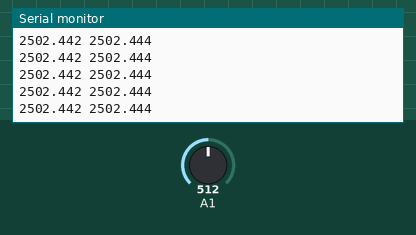
This sketch was run on a simulated Arduino Uno, built with avr-gcc and run on an emulated ATmega328P. On the bench: the last lines printed to the serial monitor. The inputs (shaded band) are chosen by the test bench; at power-on: A1 = 512.

Above: at 1.2 s.
1.3 s: A1 set to 716
At 1.8 s:
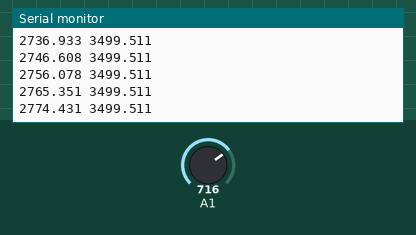
2.8 s: A1 set to 900
At 3.3 s:
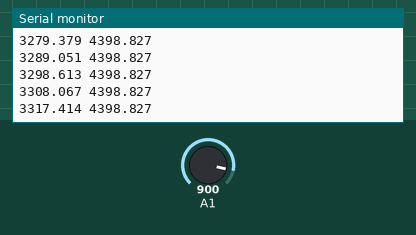
Timing chart, 0 to 5.8 s (numbered marks = the images above; inputs shaded):
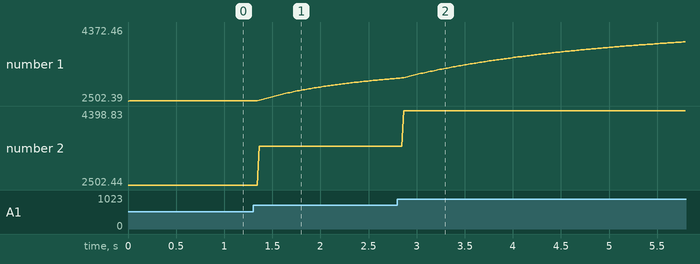

Measured:
- after the input at 1.3 s, the serial monitor: prints a new line after 0.06 s (image 1)
- plotted number 1: 2502.44 → 3072.38 after the input at 1.3 s
- plotted number 2: 2502.44 → 3499.51 after the input at 1.3 s

The sketch:

sketch_jul02a.ino
```cpp
float varVolt = 1.95637657122904E-05;  // variance determined using excel and reading samples of raw sensor data

float varProcess = 1e-9;// need to be checked by estimation;

float Pc = 0.0;

float G = 0.0;

float T = 1.0;

float Xp = 0.0;

float Zp = 0.0;

float Xe = 0.0;

void setup() {

  pinMode(A0,INPUT);

 pinMode(A1,INPUT);

 Serial.begin(9600);

}

void loop() {


 float p;

 p=analogRead(A1);


 p=(p/1023.0)*5;


 Pc = T + varProcess;

 G = Pc/(Pc + varVolt);    // kalman gain


 T = (1-G)*Pc;

 Xp = Xe;

 Zp = Xp;

 Xe = G*(p-Zp)+Xp;

 Serial.print(Xe*1000.0,3);

 Serial.print(" ");


 Serial.println(p*1000.0,3);


 delay(5);

}
```
